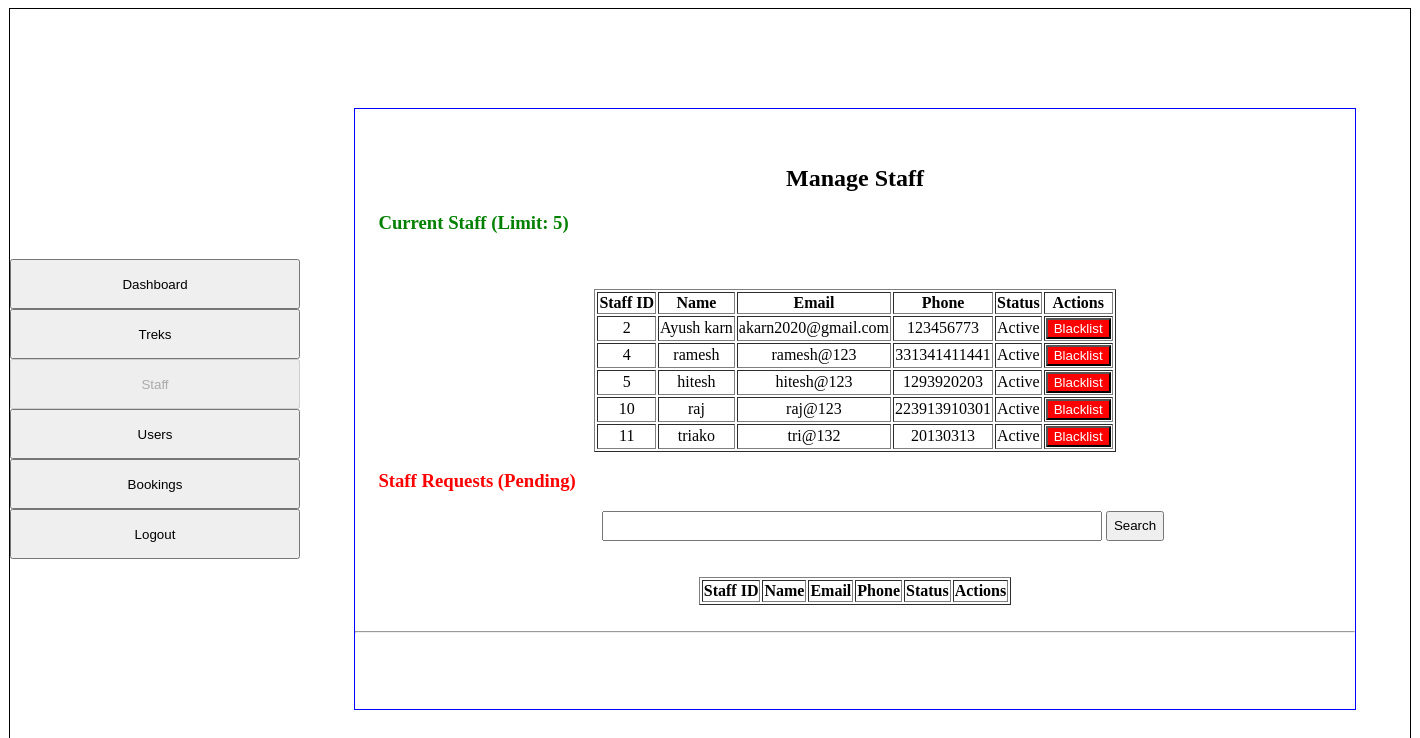
/all_staffs, run on an earlier commit of the app's database.
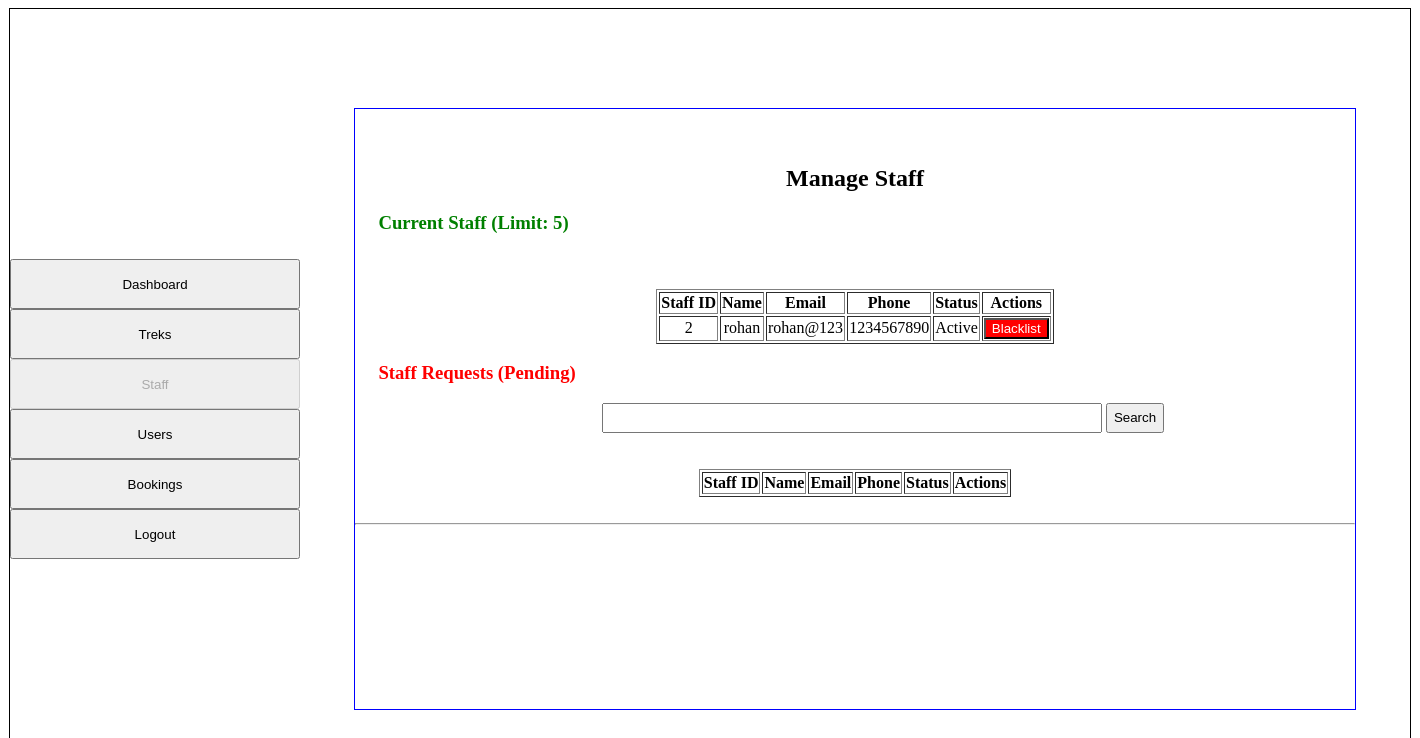
And on a later commit of the database.
### models.py (models this page shows)
class User(db.Model):
    __tablename__ = "users"
    user_id = db.Column(db.Integer, primary_key=True)
    full_name = db.Column(db.String(100), nullable=False)
    email = db.Column(db.String(120), unique=True, nullable=False)
    password = db.Column(db.String(200), nullable=False)
    phone = db.Column(db.String(15), nullable=False)
    role = db.Column(db.String(50), nullable=False)
    status = db.Column(db.String(20), nullable=False)
    bookings = db.relationship("Booking", cascade="all,delete", backref="user")

### app.py (the view)
@app.route('/all_staffs', methods=['GET', 'POST'])
def admin_staff():
    if request.method == 'POST':
        search_query = request.form.get("search")
        active_staff = db.session.query(User).filter(
            User.role == "1",
            User.status == "Active",
            (User.full_name.like(f"%{search_query}%")) |
            (User.email.like(f"%{search_query}%"))
        ).all()
        pending_staff = db.session.query(User).filter(
            User.role == "1",
            User.status == "Pending",
            (User.full_name.like(f"%{search_query}%")) |
            (User.email.like(f"%{search_query}%"))
        ).all()
    else:
        active_staff = db.session.query(User).filter(User.role == "1", User.status == "Active").all()
        pending_staff = db.session.query(User).filter(User.role == "1", User.status == "Pending").all()
    return render_template("all_staff.html", current_staff=active_staff, pending_staff=pending_staff)

### templates/all_staff.html (shortened to what this page needs)
{% extends "base.html" %}
{% block sidebar %}
<a href="/admin_dashboard"><input type="button" value="Dashboard" style="width: 290px; height: 50px; margin: 0 auto;"></a><br>
<a href="/manage_treks"><input type="button" value="Treks" style="width: 290px; height: 50px; margin: 0 auto;"></a><br>
<a href="/all_staffs"><input type="button" value="Staff" style="width: 290px; height: 50px; margin: 0 auto;" disabled></a><br>
<a href="/all_users"><input type="button" value="Users" style="width: 290px; height: 50px; margin: 0 auto;"></a><br>
<a href="/bookings"><input type="button" value="Bookings" style="width: 290px; height: 50px; margin: 0 auto;"></a><br>
<a href="/logout"><input type="button" value="Logout" style="width: 290px; height: 50px; margin: 0 auto;"></a>
{% endblock %}
{% block content %}
<div style="text-align: center;">
    <h2>Manage Staff</h2>
    <h3 style="text-align: left; color: green;">&nbsp; &nbsp; &nbsp;Current Staff (Limit: 5)</h3>
<br>
<br>
    <table border="1px solid black" style="margin: 0 auto;" >
        <tr><th>Staff ID</th><th>Name</th><th>Email</th><th>Phone</th><th>Status</th><th>Actions</th></tr>
        {% for s in current_staff %}
        <tr>
            <td>{{ s.user_id }}</td><td>{{ s.full_name }}</td><td>{{ s.email }}</td><td>{{ s.phone }}</td><td>{{ s.status }}</td>
            <td>
                <a href="/update_status/{{ s.user_id }}/Fired"><input type="button" value="Blacklist" style="background-color: red; color: white;"></a>
            </td>
        </tr>
        {% endfor %}
    </table>
    <h3 style="text-align: left; color: red;">&nbsp; &nbsp; &nbsp;Staff Requests (Pending)</h3>
            <form method="POST" action="">
<input type="search" name="search" style="width: 500px; height: 30px;">
<input type="submit" value="Search" style="height: 30px; cursor: pointer;">
</form>
<br><br>
    <table border="1px solid black" style="margin: auto;" >
        <tr><th>Staff ID</th><th>Name</th><th>Email</th><th>Phone</th><th>Status</th><th>Actions</th></tr>
    </table>
    <br><hr><br>
</div>
{% endblock %}

### templates/base.html (shortened to what this page needs)
<!DOCTYPE html>
<html lang="en">
<head>
    <link rel="stylesheet" href="{{ url_for('static', filename='main.css') }}">
</head>
<body>
<div class="cntr" style="border: 1px solid black; height: 800px; width: 1400px; margin:0 auto; display:flex; justify-content:center; align-items:center;">
    <div>
        {% block sidebar %}
        {% endblock %}
    </div>
    <div class="incntr" style="border: 1px solid blue; height: 600px; width: 1000px; margin:0 auto; align-items: center; overflow-y: auto;">
        <br><br>
        {% block content %}
        {% endblock %}
    </div>
</div>
</body>
</html>

What changed in the data, as far as the page shows it:
removed User: user_id "4", full_name "ramesh", email "ramesh@123", phone "331341411441", status "Active"
removed User: user_id "5", full_name "hitesh", email "hitesh@123", phone "1293920203", status "Active"
removed User: user_id "10", full_name "raj", email "raj@123", phone "223913910301", status "Active"
removed User: user_id "11", full_name "triako", email "tri@132", phone "20130313", status "Active"
changed User "Active": full_name "Ayush karn" → "rohan"; email "akarn2020@gmail.com" → "rohan@123"; phone "123456773" → "1234567890"
